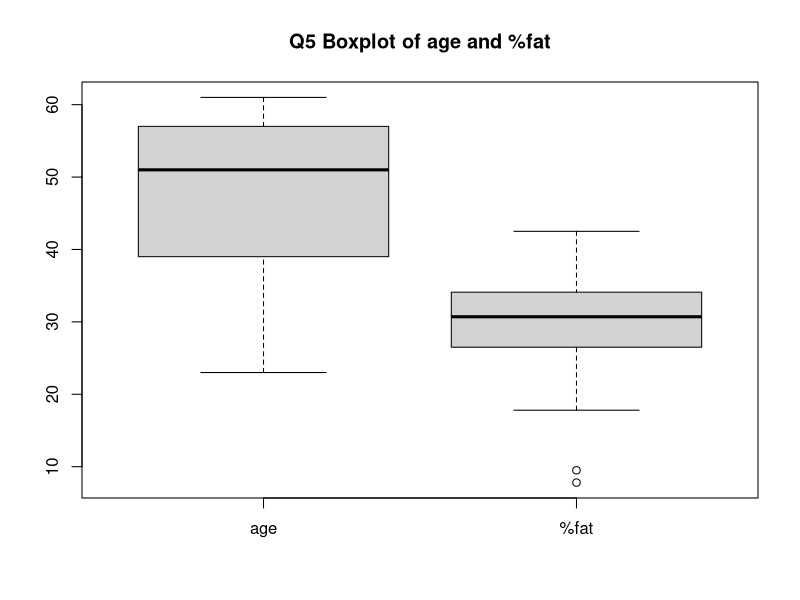
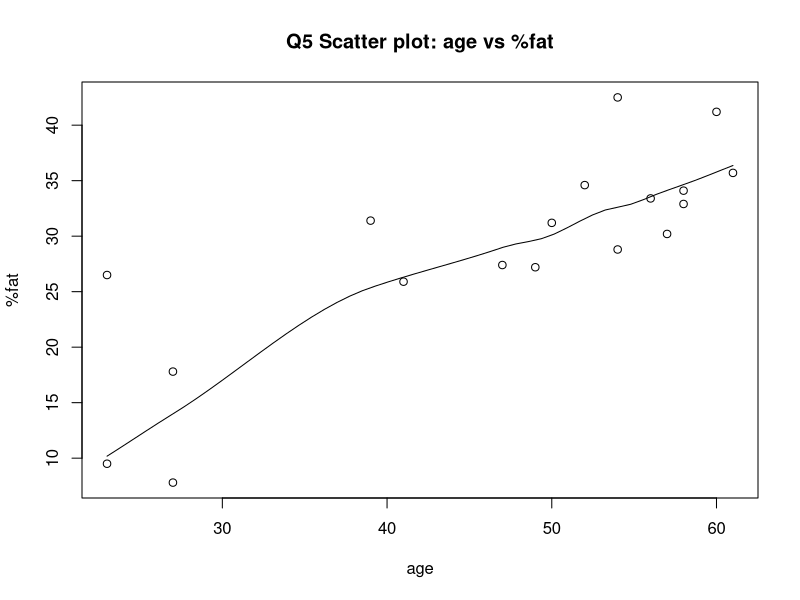
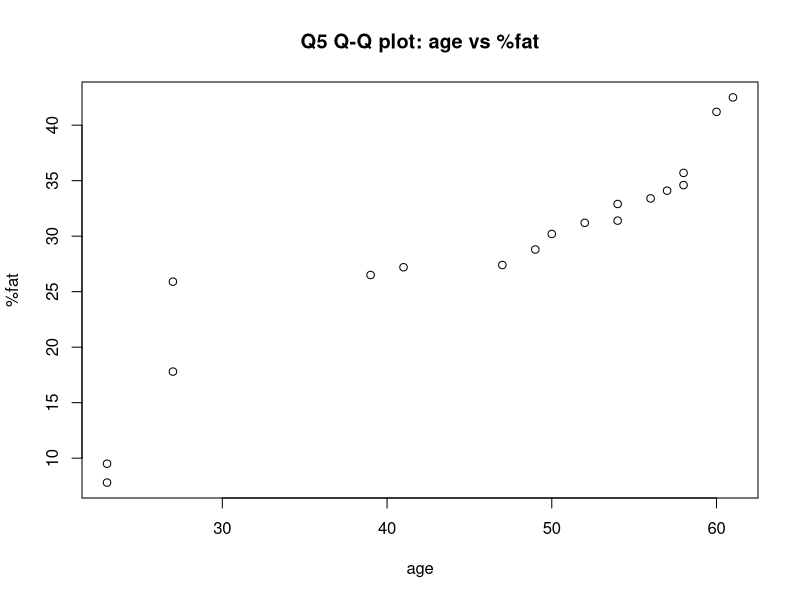
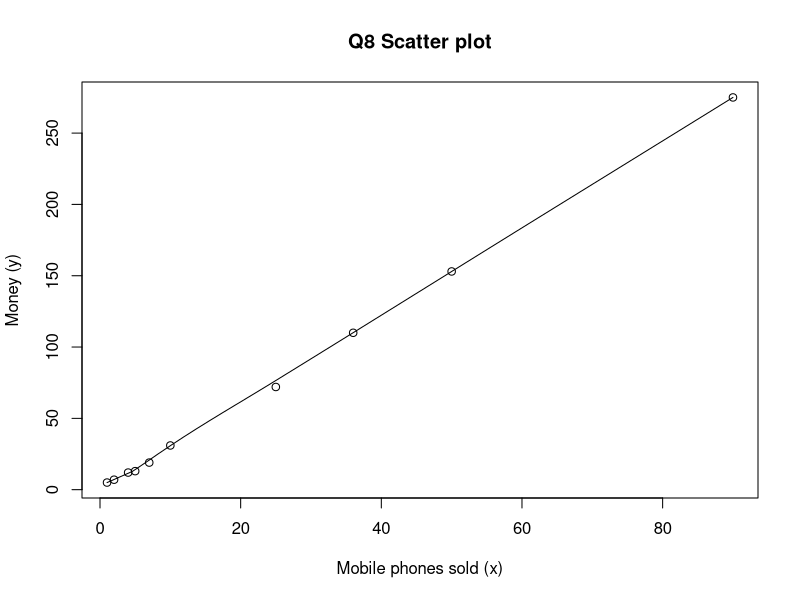
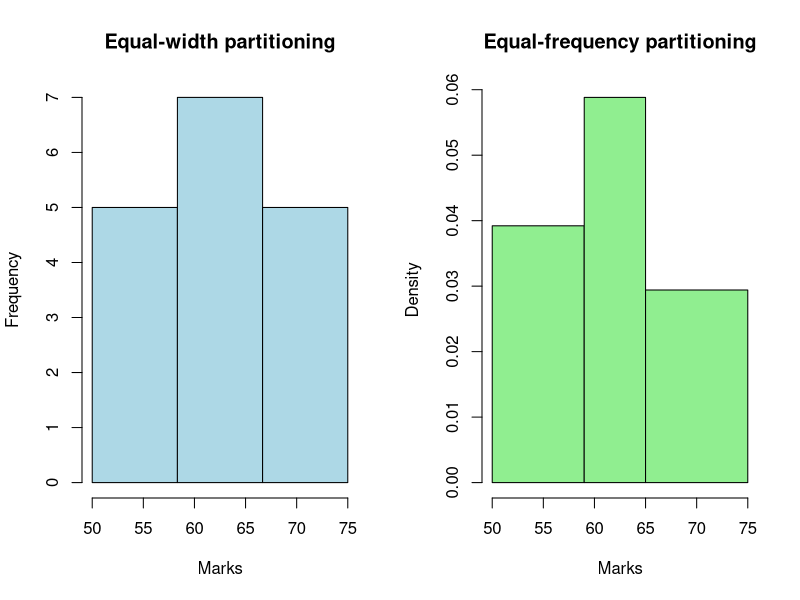

Generate these figures, in order, with R:
#!/usr/bin/env Rscript
# =====================================================================
# SAVEETHA SCHOOL OF ENGINEERING
# DWDM Day 1 Lab Exercises - R Programs (Q1 - Q11)
# Output of every statement is shown in comments starting with "#>"
# Run:  Rscript dwdm_day1_lab_with_output.R
# =====================================================================

dir.create("plots", showWarnings = FALSE)


# =====================================================================
# Q1. Approximate median of grouped (interval) data
# =====================================================================
lower <- c(1, 5, 15, 20, 50, 80)
upper <- c(5, 15, 20, 50, 80, 110)
freq  <- c(200, 450, 300, 1500, 700, 44)

N        <- sum(freq)
N
#> [1] 3194

cum_freq <- cumsum(freq)
cum_freq
#> [1]  200  650  950 2450 3150 3194

k       <- which(cum_freq >= N / 2)[1]       # median class index
cf_prev <- if (k > 1) cum_freq[k - 1] else 0
width   <- upper[k] - lower[k]

cat("Median class:", lower[k], "-", upper[k], "\n")
#> Median class: 20 - 50

median_approx <- lower[k] + ((N / 2 - cf_prev) / freq[k]) * width
median_approx
#> [1] 32.94


# =====================================================================
# Q2. Mean, median, mode, midrange, Q1 and Q3
# =====================================================================
age <- c(13,15,16,16,19,20,20,21,22,22,25,25,25,25,30,33,33,35,35,35,
         35,36,40,45,46,52,70)

# (a) Mean and median
mean(age)
#> [1] 29.96296
median(age)
#> [1] 25

# (b) Mode and modality
mode_age <- names(table(age))[table(age) == max(table(age))]
mode_age
#> [1] "25" "35"
# Two modes (25 and 35)  ->  the data is BIMODAL

# (c) Midrange = (min + max) / 2
range(age)
#> [1] 13 70
(min(age) + max(age)) / 2
#> [1] 41.5

# (d) Quartiles
quantile(age, .25)
#>  25%
#> 20.5
quantile(age, .75)
#> 75%
#>  35


# =====================================================================
# Q3. Normalization: (a) min-max (0 to 1)  (b) z-score
# =====================================================================
x <- c(200, 300, 400, 600, 1000)

# (a) Min-max normalization
min_max_norm <- (x - min(x)) / (max(x) - min(x))
min_max_norm
#> [1] 0.000 0.125 0.250 0.500 1.000

# (b) Z-score normalization (sample SD)
z_score_norm <- (x - mean(x)) / sd(x)
z_score_norm
#> [1] -0.9486833 -0.6324555 -0.3162278  0.3162278  1.5811388


# =====================================================================
# Q4. Smoothing by binning (5 equal-width bins)
# =====================================================================
data <- c(11,13,13,15,15,16,19,20,20,20,21,21,22,23,24,30,40,45,45,45,
          71,72,73,75)
bins        <- 5
bin_indices <- cut(data, bins)

table(bin_indices)
#> bin_indices
#> (10.9,23.8] (23.8,36.6] (36.6,49.4] (49.4,62.2] (62.2,75.1]
#>          14           2           4           0           4

# (a) Smoothing by bin mean
mean_smooth <- tapply(data, bin_indices, mean)
print(mean_smooth)
#> (10.9,23.8] (23.8,36.6] (36.6,49.4] (49.4,62.2] (62.2,75.1]
#>    17.78571    27.00000    43.75000          NA    72.75000

# (b) Smoothing by bin median
median_smooth <- tapply(data, bin_indices, median)
median_smooth
#> (10.9,23.8] (23.8,36.6] (36.6,49.4] (49.4,62.2] (62.2,75.1]
#>        19.5        27.0        45.0          NA        72.5

# (c) Smoothing by bin boundaries (min and max of each bin)
min_max_smooth <- tapply(data, bin_indices,
                         function(v) if (length(v)) c(min(v), max(v)) else NULL)
print(min_max_smooth)
#> $`(10.9,23.8]`
#> [1] 11 23
#>
#> $`(23.8,36.6]`
#> [1] 24 30
#>
#> $`(36.6,49.4]`
#> [1] 40 45
#>
#> $`(49.4,62.2]`
#> NULL
#>
#> $`(62.2,75.1]`
#> [1] 71 75
# Note: bin (49.4,62.2] is empty because there is no value between 45 and 71.


# =====================================================================
# Q5. Age and %fat: statistics, boxplot, scatter plot, Q-Q plot
# =====================================================================
age5 <- c(23,23,27,27,39,41,47,49,50,52,54,54,56,57,58,58,60,61)
fat  <- c(9.5,26.5,7.8,17.8,31.4,25.9,27.4,27.2,31.2,34.6,42.5,28.8,
          33.4,30.2,34.1,32.9,41.2,35.7)

# (a) Mean, median, standard deviation
mean(age5)
#> [1] 46.44444
median(age5)
#> [1] 51
sd(age5)
#> [1] 13.21862
mean(fat)
#> [1] 28.78333
median(fat)
#> [1] 30.7
sd(fat)
#> [1] 9.254395

# (b) Boxplot
png("plots/q5_boxplot.png", 700, 500)
boxplot(age5, fat, names = c("age", "%fat"),
        main = "Q5 Boxplot of age and %fat", col = "lightgrey")
dev.off()
#> (saved to plots/q5_boxplot.png)

# (c) Scatter plot
png("plots/q5_scatter.png", 700, 500)
scatter.smooth(age5, fat, xlab = "age", ylab = "%fat",
               main = "Q5 Scatter plot: age vs %fat")
dev.off()
#> (saved to plots/q5_scatter.png)

# (c) Q-Q plot
png("plots/q5_qqplot.png", 700, 500)
qqplot(age5, fat, xlab = "age", ylab = "%fat",
       main = "Q5 Q-Q plot: age vs %fat")
dev.off()
#> (saved to plots/q5_qqplot.png)


# =====================================================================
# Q6. Normalize the value 35 for age
# =====================================================================
v   <- age5
val <- 35

# (i) Min-max normalization onto [0.0, 1.0]
min_max <- (val - min(v)) / (max(v) - min(v))
print(min_max)
#> [1] 0.3157895

# (ii) Z-score normalization (given SD = 12.94)
m <- mean(v)
s <- 12.94
z_score <- (val - m) / s
print(z_score)
#> [1] -0.8844238

# (iii) Decimal scaling: smallest j such that max(|v|) / 10^j < 1
j <- ceiling(log10(max(abs(v))))     # max age = 61  ->  j = 2
j
#> [1] 2
decimal_scaling <- val / 10^j
print(decimal_scaling)
#> [1] 0.35


# =====================================================================
# Q7. Pencils: mean, median and mode
# =====================================================================
pencils <- c(9,25,23,12,11,6,7,8,9,10)

mean(pencils)
#> [1] 12
median(pencils)
#> [1] 9.5
mode <- names(table(pencils))[table(pencils) == max(table(pencils))]
mode
#> [1] "9"


# =====================================================================
# Q8. Scatter plot: mobile phones sold (x) vs money (y)
# =====================================================================
x8 <- c(4,1,5,7,10,2,50,25,90,36)
y8 <- c(12,5,13,19,31,7,153,72,275,110)

png("plots/q8_scatter.png", 700, 500)
scatter.smooth(x8, y8, xlab = "Mobile phones sold (x)", ylab = "Money (y)",
               main = "Q8 Scatter plot")
dev.off()
#> (saved to plots/q8_scatter.png)

cor(x8, y8)
#> [1] 0.999772
# Points lie almost on a straight line -> very strong positive linear relation.


# =====================================================================
# Q9. Marks: equal-frequency and equal-width partitioning (3 bins)
# =====================================================================
marks    <- sort(c(55,60,71,63,55,65,50,55,58,59,61,63,65,67,71,72,75))
num_bins <- 3
n        <- length(marks)

# (a) Equal-frequency (equi-depth) partitioning
bin_ef <- cut(seq_len(n), breaks = num_bins, labels = FALSE)
for (b in 1:num_bins) cat("Bin", b, ":", marks[bin_ef == b], "\n")
#> Bin 1 : 50 55 55 55 58 59
#> Bin 2 : 60 61 63 63 65
#> Bin 3 : 65 67 71 71 72 75

# (b) Equal-width partitioning
bin_ew <- cut(marks, breaks = num_bins)
table(bin_ew)
#> bin_ew
#>   (50,58.3] (58.3,66.7]   (66.7,75]
#>           5           7           5

# Smoothing the equal-frequency bins
smooth_by_mean   <- ave(marks, bin_ef, FUN = mean)
smooth_by_median <- ave(marks, bin_ef, FUN = median)
smooth_by_bound  <- ave(marks, bin_ef, FUN = function(v)
                        ifelse(abs(v - min(v)) <= abs(v - max(v)), min(v), max(v)))

marks
#>  [1] 50 55 55 55 58 59 60 61 63 63 65 65 67 71 71 72 75
round(smooth_by_mean, 2)
#>  [1] 55.33 55.33 55.33 55.33 55.33 55.33 62.40 62.40 62.40 62.40 62.40 70.17 70.17 70.17 70.17 70.17 70.17
smooth_by_median
#>  [1] 55 55 55 55 55 55 63 63 63 63 63 71 71 71 71 71 71
smooth_by_bound
#>  [1] 50 59 59 59 59 59 60 60 65 65 65 65 65 75 75 75 75

# Histograms of both partitioning methods
png("plots/q9_histograms.png", 1000, 450)
par(mfrow = c(1, 2))
hist(marks, breaks = seq(min(marks), max(marks), length.out = num_bins + 1),
     col = "lightblue", xlab = "Marks", main = "Equal-width partitioning")
ef_edges <- c(min(marks), tapply(marks, bin_ef, max))
hist(marks, breaks = unique(ef_edges), col = "lightgreen", xlab = "Marks",
     main = "Equal-frequency partitioning")
dev.off()
#> (saved to plots/q9_histograms.png)


# =====================================================================
# Q10. Inter-quartile range and standard deviation of car speed
# =====================================================================
spd <- c(78.3,81.8,82,74.2,83.4,84.5,82.9,77.5,80.9,70.6)

IQR(spd)
#> [1] 4.975
sd(spd)
#> [1] 4.445835


# =====================================================================
# Q11. First and third quartile of age
# =====================================================================
age <- c(13,15,16,16,19,20,20,21,22,22,25,25,25,25,30,33,33,35,35,35,
         35,36,40,45,46,52,70)

quantile(age, .25)
#>  25%
#> 20.5
quantile(age, .75)
#> 75%
#>  35

# ======================= END OF PROGRAM ==============================
